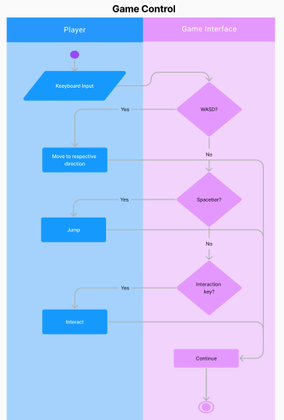
%> input picture ATTACHMENT_FOLDER/image10.png, 284 x 420 px, shrunk from 391 x 579 before the run
$ octave --eval "result = log_edge(imread('../../../../../../ATTACHMENT_FOLDER/image10.png'));"   (GNU Octave 9; MATLAB toolbox functions it lacks are replaced by stand-ins)
%> lines starting %> are read from the running program, lines starting %| are printed output that depends on the picture; in (x1, y1, x2, y2) boxes, pixels count from 0 and x2, y2 are one past the last pixel; in counts of white or black regions, pixels touching at a corner belong together; the program's own positions count from 1
    function [E,F,G] = log_edge(I,N)

% inputs : I - image, N - size of filter
% outputs: E - edge image, F - filter

if (nargin<2)
  N=5;
end

% force I to be a NxN real number array, and create the laplacian
% of gaussians filter. Note that F sums to zero has has total
% energy = 1.
I=double(I(:,:,1));
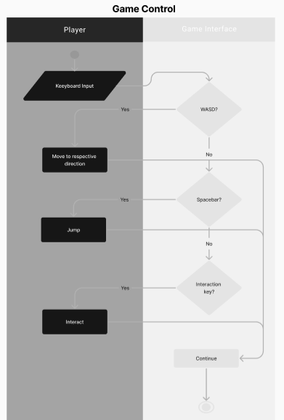
%> I: size 420x284 double; min 0, max 255, mean 192.5
if (N<=3)
  F=[0 1 0; 1 -4 1; 0 1 0]/8;
else
  % NOTE: if you do not have the image proc toolbox with MATLAB you
  % may need to modify this section of code. if so then please let me know.
  F = fspecial('log',N,floor((N-1)/3)/2);
end

% TO PREVENT THE THRESHOLD GOING TOO LOW FOR SMALL FILTER SIZES
% 3,5,7,9 etc USE THE FOLLOWING SCALE FACTOR IN YOUR THRESHOLD
% CALCULATION.
threshK=max(1,-0.5*N+7.5); % multiply threshold by this factor

%-----------change code from here --------------------------------
%
% 1. Create and emtpy array E and and an array G containing the filtered
%    image (use conv2 with the 'same' option to do this).
% 2. compute threshold t (0.75*mean(G)) of the LoG image stored in
%    G (and multiply by threshK)
% 3. identify the zero crossing points
% 4. preserve those zero crossing points where the sum of the
%    magnitudes of G accross the zero crossing is > t

% -- Convolve (∇²G) with I
G = conv2(I, F, 'same');
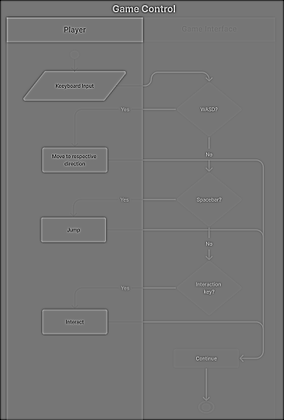
%> G: size 420x284 double; min -738.4, max 851.2, mean -5.5; drawn with min black and max white

% -- Create an empty array E
E = false(size(I));

% -- Compute the threshold
t = threshK * 0.75 * mean(abs(G(:)));
%> t = 62.74

% -- For each pixel location where (∇²G)⊗︀I is positive:
for i = 2:size(I, 1)-1
    for j = 2:size(I, 2)-1
        if G(i, j) > 0
            % -- Check top pixel
            if G(i-1, j) < 0 && abs(G(i, j) - G(i-1, j)) > t
                E(i, j) = true;
            end
            % -- Check bottom pixel
            if G(i+1, j) < 0 && abs(G(i, j) - G(i+1, j)) > t
                E(i, j) = true;
            end
            % -- Check left pixel
            if G(i, j-1) < 0 && abs(G(i, j) - G(i, j-1)) > t
                E(i, j) = true;
            end
            % -- Check right pixel
            if G(i, j+1) < 0 && abs(G(i, j) - G(i, j+1)) > t
                E(i, j) = true;
            end
        end
    end
end
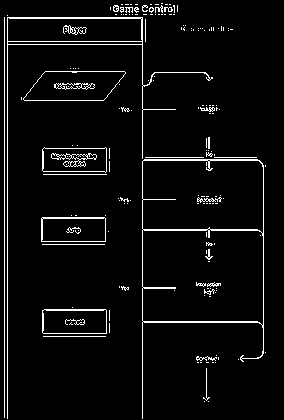
%> E: size 420x284 logical; 4.7% white in thin lines or dots

%-----------change code above here --------------------------------

return

$ run again, on ATTACHMENT_FOLDER/image11.png
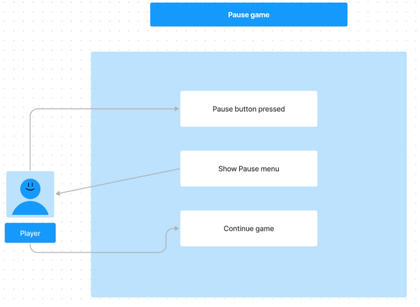
%> input picture ATTACHMENT_FOLDER/image11.png, 420 x 307 px, shrunk from 625 x 457 before the run
%> in log_edge, `G = conv2(I, F, 'same');`:
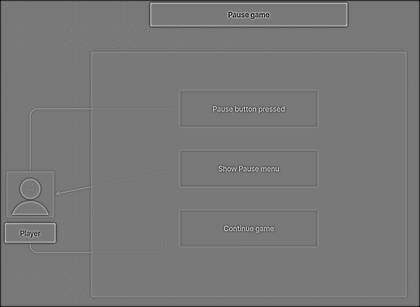
%> G: size 307x420 double; min -741.4, max 818.2, mean -5.5; drawn with min black and max white
%> t = 59.69
%> after the loop in log_edge, `for i = 2:size(I, 1)-1`:
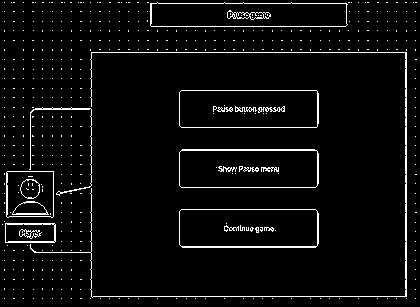
%> E: size 307x420 logical; 4.3% white in thin lines or dots

$ run again, on ATTACHMENT_FOLDER/image12.png
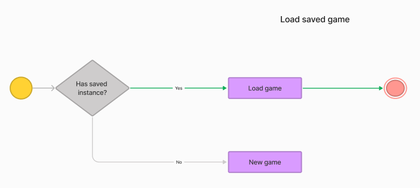
%> input picture ATTACHMENT_FOLDER/image12.png, 420 x 188 px, shrunk from 703 x 315 before the run
%> in log_edge, `G = conv2(I, F, 'same');`:
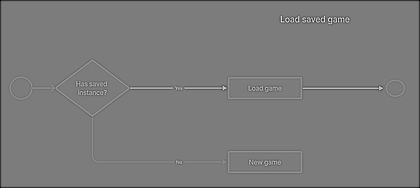
%> G: size 188x420 double; min -729.8, max 759.5, mean -7.4; drawn with min black and max white
%> t = 57.49
%> after the loop in log_edge, `for i = 2:size(I, 1)-1`:
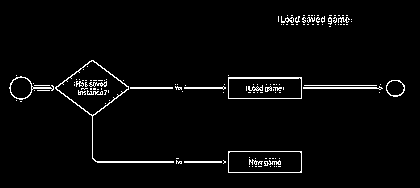
%> E: size 188x420 logical; 3% white in thin lines or dots, all inside (x1, y1, x2, y2) = (9, 15, 405, 173)

$ run again, on ATTACHMENT_FOLDER/image17.png
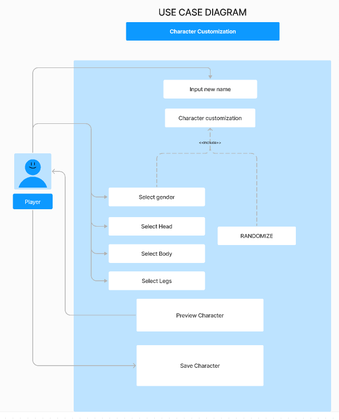
%> input picture ATTACHMENT_FOLDER/image17.png, 339 x 420 px, shrunk from 644 x 797 before the run
%> in log_edge, `G = conv2(I, F, 'same');`:
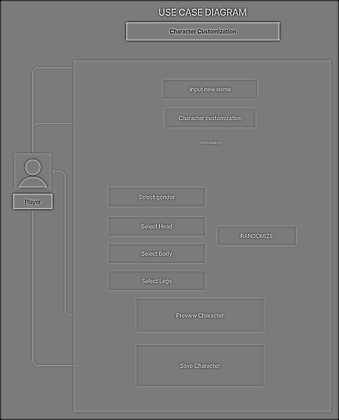
%> G: size 420x339 double; min -741.4, max 793.7, mean -5.2; drawn with min black and max white
%> t = 69.66
%> after the loop in log_edge, `for i = 2:size(I, 1)-1`:
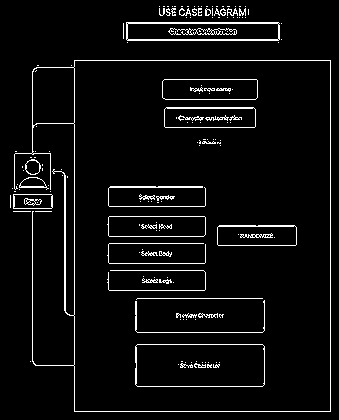
%> E: size 420x339 logical; 5% white in thin lines or dots
